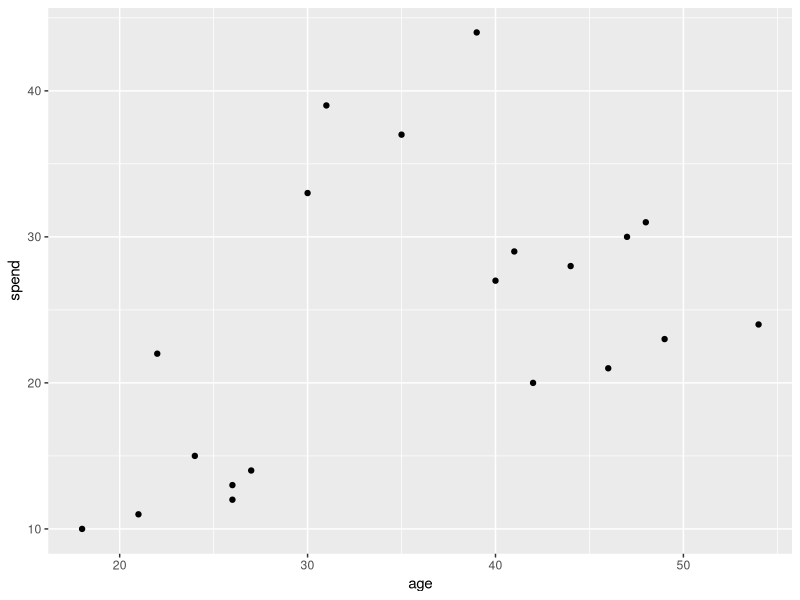

The R script that drew this image:
library(ggplot2)
df<-data.frame(age = c(18, 21, 22, 24, 26, 26, 27, 30, 31, 35, 39, 40, 41, 42, 44, 46, 47, 48, 49, 54),
               spend = c(10, 11, 22, 15, 12, 13, 14, 33, 39, 37, 44, 27, 29, 20, 28, 21, 30, 31, 23, 24)
)
ggplot(df, aes(x = age, y = spend)) +
  geom_point()
